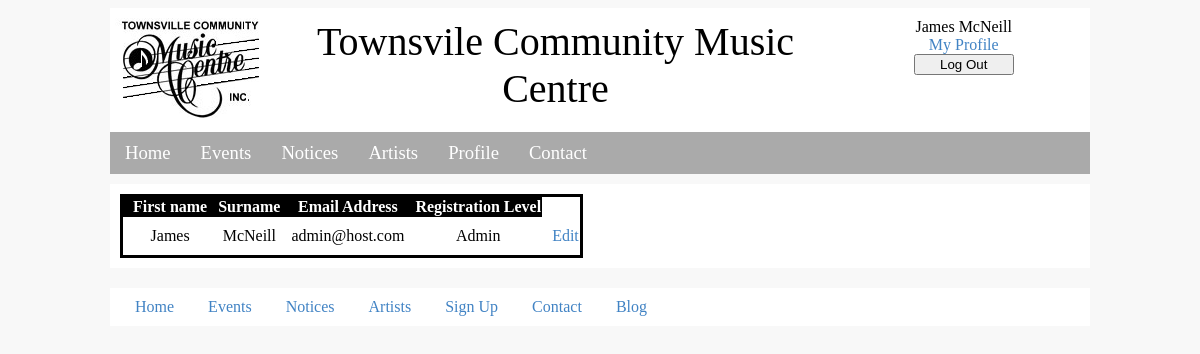
Before: /adminMemberList.php (signed in) with the older database file.
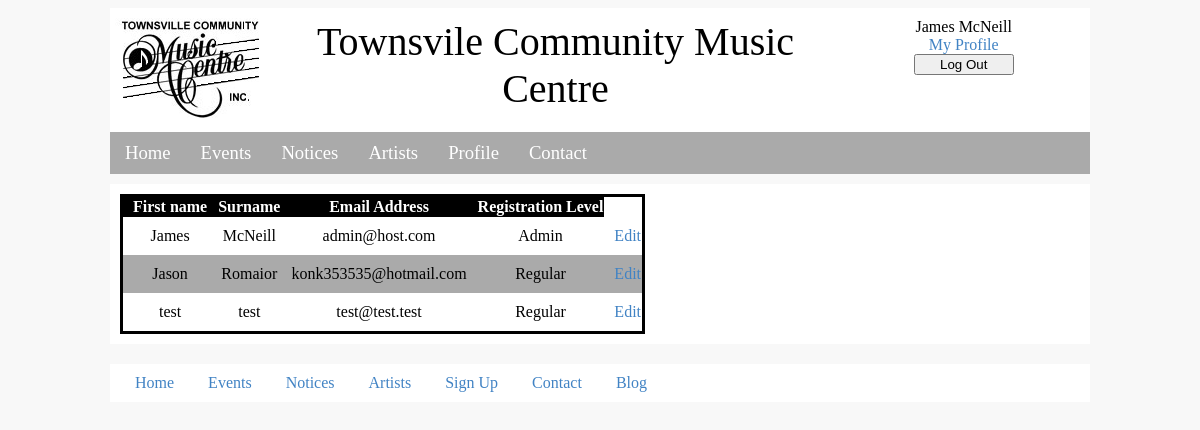
After: the same page with the newer database file.
### tables this page shows
CREATE TABLE Member (
Member_Id INTEGER PRIMARY KEY,
Member_Email TEXT,
Member_PasswordHash TEXT,
Member_Fname TEXT,
Member_Sname TEXT,
Member_AuthLevelId INTEGER,
FOREIGN KEY(Member_AuthLevelId) REFERENCES AuthLevel(Auth_Id)
);

### adminMemberList.php (the view, shortened to what this page needs)
<!doctype html>
<html>
<head>
<link href="mainstyle.css" rel="stylesheet" type="text/css">
</head>
<body>
<?php include('template/header.php'); ?>
<?php include('template/inc_nav.php'); ?>
<div class="allContent">
    <div class="mainContent bgPrimary">
		<?php
			if(!isset($_SESSION['AuthLevel']) || $_SESSION['AuthLevel'] != 3){
				echo "<div class='error_message'>You need to be logged in with administrator rights to access this resource</div>";
			}
			else {
				include('db_connect.php');
				$members = $dbh->query("SELECT * FROM Member");
				echo "<table id='member_list' class='adminControlTable'>\n
						<tr><th>First name</th><th>Surname</th><th>Email Address</th><th>Registration Level</th></tr>\n";
				while($row = $members->fetch()){
                    $reg_level_name = "";
                    switch($row['Member_AuthLevelId']){
                        case 1:
                            $reg_level_name = "Regular";
                            break;
                        case 3:
                            $reg_level_name = "Admin";
                    }
		?>
					<tr id='Member<?php echo $row['Member_Id']?>'>
						<td name='row_Fname'><?php echo $row['Member_Fname'] ?></td>
						<td name='row_Sname'><?php echo $row['Member_Sname'] ?></td>
						<td name='row_Email'><?php echo $row['Member_Email'] ?></td>
						<td name='row_Mobile'><?php echo $reg_level_name ?></td>
						<td ><a class='styledLink' href='adminMemberEdit.php?Member_Id=<?php echo $row['Member_Id']?>'>Edit</a></td>
					</tr>
		<?php
				}
				echo "</table>\n</form>";
			}
		?>
	</div>
</div>
<?php include('template/footer.php'); ?>
</body>
</html>

### template/header.php (shortened to what this page needs)
<div class="wrapper bgPrimary">
    <div id="header">
		<?php
			$uri = $_SERVER['SCRIPT_NAME'];
			if(isset($_SESSION['Name'])){
		?>
		<div class="loginForm">
			<span><?php echo $_SESSION['Name']; ?></span>
			<form id="form1" name="form1" method="post" action="logout.php?redirect=<?php echo $uri; ?>">
				<a class="styledLink" href="user_profile.php">My Profile</a>
				<div style="text-align:center">
					<input type="submit" name="logout" value="Log Out" class="input"><br />
				</div>
			</form>
		</div>
		<?php } ?>
        <div class="headerImage">
            <a href="index.html">
                <img src="images/TCMC150100.jpg" width="150" height="100" alt="Townsville Community Music Centre"/>
            </a>
        </div>
        <div class="headerWords">
            <span class="banner">
                Townsvile Community Music Centre
            </span>
        </div>
    </div>
</div>

### template/inc_nav.php (shortened to what this page needs)
<div class="wrapper">
    <div class="bg-navbar">
        <div class="navbar">
			<?php
			$pageName = ltrim(substr($_SERVER['SCRIPT_NAME'], strrpos($_SERVER['SCRIPT_NAME'], "/")), "/");
			?>
            <ul>
				<li><a <?php if($pageName === 'index.php'){ echo "class='navbarSelected' "; } ?> href="index.php">Home</a></li><li><a <?php if($pageName === 'events.php'){ echo "class='navbarSelected' "; } ?> href="events.php">Events</a></li><li><a <?php if($pageName === 'notices.php'){ echo "class='navbarSelected' "; } ?> href="notices.php">Notices</a></li><li><a <?php if($pageName === 'artists.php'){ echo "class='navbarSelected' "; } ?> href="artists.php">Artists</a></li><!--
            	<?php
					if(!isset($_SESSION['AuthLevel'])){
				?>
				--><li><a <?php if($pageName === 'signUp.php'){ echo "class='navbarSelected' "; }?> href="signUp.php">Sign Up</a></li><!--
				<?php
					} else {
				?>
				--><li><a <?php if($pageName === 'user_profile.php'){ echo "class='navbarSelected' "; }?> href="user_profile.php">Profile</a></li><!--
				<?php
					}
				?>
            --><li><a <?php if($pageName === 'contact.php'){ echo "class='navbarSelected' "; }?> href="contact.php">Contact</a></li>
            </ul>
        </div>
    </div>
</div>

### template/footer.php
<div class="wrapper bgPrimary">
    <div class="footer">
    <div class="footer_nav">
        <ul>
        	<li><a href="index.php">Home</a></li>
        	<li><a href="events.php">Events</a></li>
        	<li><a href="notices.php">Notices</a></li>
        	<li><a href="artists.php">Artists</a></li>
        	<li><a href="signUp.php">Sign Up</a></li>
        	<li><a href="contact.php">Contact</a></li>
        	<li><a href="blog.php">Blog</a></li>
        </ul>
    </div>
    </div>
</div>

### mainstyle.css (style rules this page uses)
.wrapper { margin-left: auto; margin-right: auto; width: 980px; }
.bgPrimary { background-color: #FFFFFF; }
#header { padding-bottom: 10px; padding-left: 5px; padding-right: 5px; padding-top: 10px; }
.footer { padding: 10px; margin-top: 20px; }
#form1 { text-align: center; }
.banner { font-size: 40px; }
.headerWords { width: 58%; display: inline-block; text-align: center; vertical-align: top; }
.headerImage { width: 16%; display: inline-block; }
.loginForm { width: 25%; float: right; display: inline-block; text-align: center; }
.input { margin-bottom: 5px; display:block; width: 100px; margin-right: auto; margin-left: auto; }
.navbar ul li a { display: inline-block; padding: 10px; padding-right: 15px; padding-left: 15px; font-size: 14pt; }
.navbar ul li { display: inline; text-align: center; }
.navbar ul { padding: 0px; margin: 0px; }
.footer_nav ul li a { display: inline-block; padding-right: 15px; padding-left: 15px; text-decoration: none; }
.footer_nav ul li { display: inline; text-align: center; }
.footer_nav ul { padding: 0px; margin: 0px; }
.navbar { margin-top: 0px; margin-bottom: 10px; background-color: inherit; }
.navbar ul li a { text-decoration: none; color: #FFFFFF; }
.bg-navbar { background-color: #AAAAAA; }
.mainContent { padding: 10px; }
.allContent { margin-left: auto; margin-right: auto; width: 980px; display:table; }
.adminControlTable { border: 3px solid black; border-spacing: 0; }
.adminControlTable tr:nth-child(odd) { background: #AAAAAA; }
.adminControlTable th { background: #000000; color: #FFFFFF; padding-left: 10px; }
.adminControlTable td { padding-left: 10px; padding-bottom: 10px; padding-top: 10px; text-align: center; }
body { background-color: #f8f8f8; }
.styledLink { color:#4183C4; text-decoration:none; }
a , a:visited { color:#4183c4; text-decoration:none; }

Changed rows visible on the page:
added member: Member_Fname "Jason", Member_Sname "Romaior", Member_Email "konk353535@hotmail.com", Member_AuthLevelId "Regular"
added member: Member_Fname "test", Member_Sname "test", Member_Email "test@test.test", Member_AuthLevelId "Regular"
